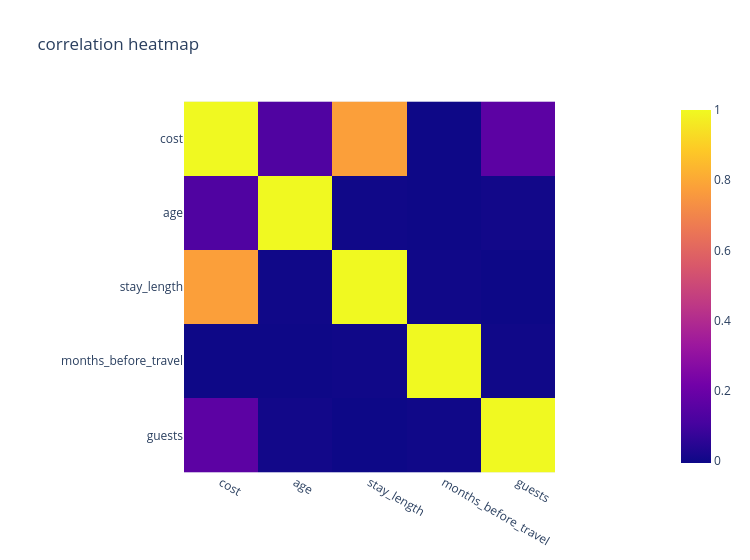

Write notebook code for a chart like this one.
### Code cell
px.imshow(
    train[["cost","age", "stay_length", "months_before_travel", "guests"]]# kolomen om weer te geven
    .corr()#correlatie berekenen
    .round(3),
    title="correlation heatmap", 
    width=750)#title grootte

### Figure 1 — Plotly figure (JSON) as saved in the notebook; plotly's stock layout.template omitted (floating-point values rounded to 4 significant figures)
{"data": [{"coloraxis": "coloraxis", "hovertemplate": "x: %{x}<br>y: %{y}<br>color: %{z}<extra></extra>", "name": "0", "type": "heatmap", "x": ["cost", "age", "stay_length", "months_before_travel", "guests"], "xaxis": "x", "y": ["cost", "age", "stay_length", "months_before_travel", "guests"], "yaxis": "y", "z": [[1.0, 0.132, 0.776, -0.003, 0.162], [0.132, 1.0, 0.001, -0.003, 0.004], [0.776, 0.001, 1.0, -0.0, -0.005], [-0.003, -0.003, -0.0, 1.0, 0.001], [0.162, 0.004, -0.005, 0.001, 1.0]]}], "layout": {"coloraxis": {"colorscale": [[0, "#0d0887"], [0.1111, "#46039f"], [0.2222, "#7201a8"], [0.3333, "#9c179e"], [0.4444, "#bd3786"], [0.5556, "#d8576b"], [0.6667, "#ed7953"], [0.7778, "#fb9f3a"], [0.8889, "#fdca26"], [1, "#f0f921"]]}, "title": {"text": "correlation heatmap"}, "width": 750, "xaxis": {"anchor": "y", "constrain": "domain", "domain": [0, 1], "scaleanchor": "y"}, "yaxis": {"anchor": "x", "autorange": "reversed", "constrain": "domain", "domain": [0, 1]}}}
